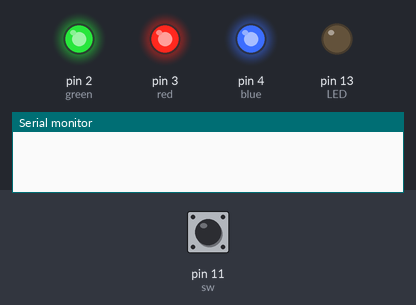
Bench run of a sketch on a simulated Arduino Uno, built with avr-gcc and run on an emulated ATmega328P. Shown: output pins drawn as LEDs (lit = HIGH), the last lines printed to the serial monitor. Dashed ring = blinking. The inputs (shaded band) are chosen by the test bench; at power-on: pin 11 (sw) LOW. Random numbers use the default seed unless the sketch sets one.

Above: at 1.2 s.
1.3 s: pin 11 (sw) pulled HIGH for 0.15 s
At 2.2 s:
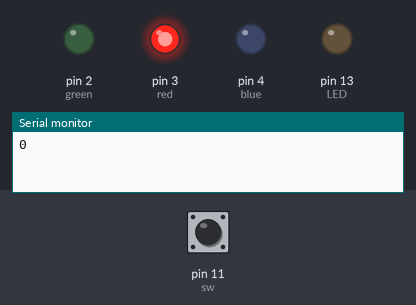
4.3 s: pin 11 (sw) pulled HIGH for 1 s
At 6.6 s:
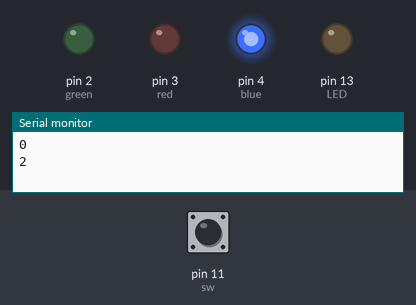
7.3 s: pin 11 (sw) pulled HIGH for 3.2 s
At 7.49 s:
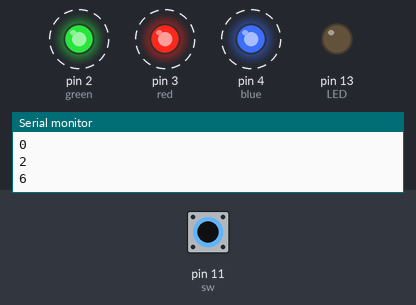
Timing chart, 0 to 12.3 s (numbered marks = the images above; inputs shaded):
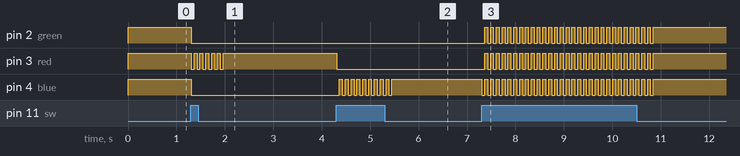

Measured:
- after the input at 1.3 s, pin 2 (green), pin 4 (blue): HIGH → LOW at once; pin 3 (red): alternates HIGH for 0.06 s and LOW for 0.06 s, 12 changes in all, then stays HIGH, starting at once
- after the input at 4.3 s, pin 3 (red): HIGH → LOW at once; pin 4 (blue): alternates HIGH for 0.06 s and LOW for 0.06 s, 19 changes in all, then stays HIGH, starting after 0.07 s
- after the input at 7.3 s, pin 2 (green), pin 3 (red): alternates HIGH for 0.06 s and LOW for 0.06 s, 59 changes in all, then stays HIGH, starting after 0.07 s; pin 4 (blue): alternates HIGH for 0.06 s and LOW for 0.06 s, 60 changes in all, then stays HIGH, starting at once

The sketch:

airspace04.ino
```cpp
#define LED  13
int recieveByte = 0;
String bufferStr = "";
String okStr = "OK";

  int sw = 11;
  int green = 2;
  int red = 3;
  int blue = 4;
  int nowColor = 6;
  int nextColor = 0;
  int colorChange = 0;
  int changeEvent = 0;
  int changeEventTime = 0;
  int flashing = 0;
  int flashTimes = 0;

void setup() {
  pinMode(sw,INPUT);
  pinMode(red, OUTPUT);
  pinMode(green, OUTPUT);
  pinMode(blue, OUTPUT);
  pinMode(LED, OUTPUT);
  Serial.begin(9600);
}

void loop() {

  bufferStr = "";
  while (Serial.available() > 0) {
    recieveByte = Serial.read();
    if (recieveByte == (int)'\n') break;
    bufferStr.concat((char)recieveByte);
  }

  colorChange = 0;

  if (digitalRead(sw) == HIGH){
    flashing = 1;
    if(changeEvent == 0){
      colorChange = 1;
      changeEvent = 1;
    }
  }

  if (colorChange) {  //色が変わる時
    while(1){                      //違う色がでるまで回す
      nextColor = random(0, 7);
      if(nextColor != nowColor) { //新色に書き換え
        nowColor = nextColor;
        Serial.println(nowColor); //色情報を送り返す
        break;
      }
    }
  }

  if (flashing) {  //色を点滅させるとき
    if(flashTimes <= 5){
      digitalWrite(red,LOW);
      digitalWrite(green,LOW);
      digitalWrite(blue,LOW);
      delay(60);
    }
  }

  switch (nowColor) {
       case 0:
          digitalWrite(red, HIGH);
          digitalWrite(green, LOW);
          digitalWrite(blue, LOW);
          break;
       case 1:
          digitalWrite(red, LOW);
          digitalWrite(green, HIGH);
          digitalWrite(blue, LOW);
          break;
       case 2:
          digitalWrite(red, LOW);
          digitalWrite(green, LOW);
          digitalWrite(blue, HIGH);
          break;
       case 3:
          digitalWrite(red, HIGH);
          digitalWrite(green, HIGH);
          digitalWrite(blue, LOW);
          break;
       case 4:
          digitalWrite(red, LOW);
          digitalWrite(green, HIGH);
          digitalWrite(blue, HIGH);
          break;
       case 5:
          digitalWrite(red, HIGH);
          digitalWrite(green, LOW);
          digitalWrite(blue, HIGH);
          break;
       case 6:
          digitalWrite(red, HIGH);
          digitalWrite(green, HIGH);
          digitalWrite(blue, HIGH);
          break;
       default:
       break;
  }

  // 受け取ったデータがあるなら送りかえしてスイッチ操作
 // if (bufferStr.length() > 0) {

   // Serial.print("I received: ");     //「受け取ったぞ」とPCへ送信
//    Serial.println(bufferStr);        //さっき受け取ったデータをそのままお返し

    //受け取った文字データが"OK"だった場合、13 LED点灯
    //それ以外を受け取ったら消灯
  //  if (okStr.compareTo(bufferStr) == 0) {
  //    digitalWrite(LED, HIGH);
  //  } else {
  //    digitalWrite(LED, LOW);
  //  }

//データが来たら3秒間はデータを読み込まない
  if (changeEvent == 1){
    changeEventTime = changeEventTime + 1;
    if(changeEventTime >= 100){
      changeEvent = 0;
      changeEventTime = 0;
    }
  }

  if (flashing) {  //色を点滅させるとき
    delay(60);
    if(flashTimes >= 5){
      flashing = 0;
      flashTimes = 0;
    }
    flashTimes++;
  }else{
    delay(10);
  }
}
```
